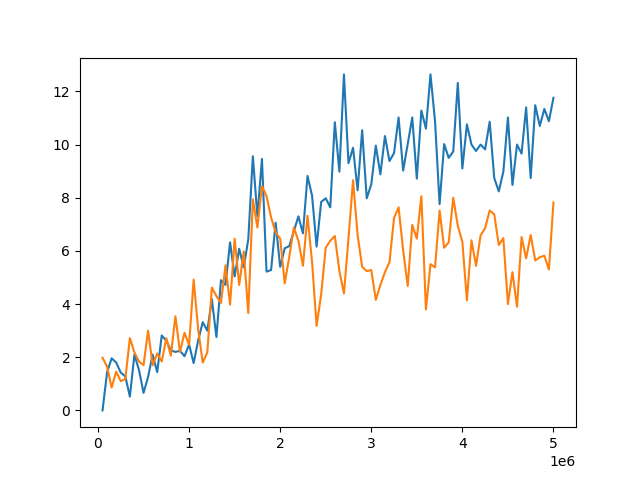

The Python source for this figure:
import torch
import gym
import os
import argparse
import numpy as np
from config import MinAtarConfig
from wrapper import GymMinAtar, OneHotAction, breakoutPOMDP

from evaluator import DreamerV2Evaluator, DQNEvaluator
import matplotlib.pyplot as plt


class TorchFrame(gym.ObservationWrapper):
    def __init__(self, env) -> None:
        super().__init__(env)

    def observation(self, observation):
        return torch.as_tensor(observation)


def main(args):
    np.random.seed(args.seed)
    torch.manual_seed(args.seed)
    if torch.cuda.is_available() and not args.no_cuda:
        device = torch.device("cuda")
        torch.cuda.manual_seed(args.seed)
    else:
        device = torch.device("cpu")
    print("using :", device)

    env = OneHotAction(GymMinAtar(args.env))
    dqn_env = TorchFrame(GymMinAtar(args.env))

    if args.pomdp and args.env == "breakout":
        print("pomdp")
        env = breakoutPOMDP(env)
        dqn_env = TorchFrame(breakoutPOMDP(dqn_env))
    else:
        print("mdp")

    obs_shape = env.observation_space.shape
    action_size = env.action_space.shape[0]
    obs_dtype = bool
    action_dtype = np.float32
    config = MinAtarConfig(
        env=args.env,
        id=args.drm_id,
        obs_shape=obs_shape,
        action_size=action_size,
        obs_dtype=obs_dtype,
        action_dtype=action_dtype,
    )  # dreamer の configを共有

    fig, ax = plt.subplots()

    if args.dqn_id is not None and args.dqn_id != "":
        dqn_result_dir = os.path.join(
            config.model_dir, "{}_{}".format(args.env, args.dqn_id)
        )
        dqn_models_dir = os.path.join(
            dqn_result_dir, "dqn_models"
        )  # dir to save learnt models

        dqn_evaluator = DQNEvaluator(dqn_env, config, device)

        dqn_indices, dqn_scores = dqn_evaluator.evalueate_sequence(
            dqn_result_dir, dqn_models_dir
        )
        dqn_evaluator.close()

        ax.plot(dqn_indices, dqn_scores, label="DDQN")

    if args.drm_id is not None and args.drm_id != "":
        drm_result_dir = os.path.join(
            config.model_dir, "{}_{}".format(args.env, args.drm_id)
        )
        drm_models_dir = os.path.join(
            drm_result_dir, "models"
        )  # dir to save learnt models
        dreamer_evaluator = DreamerV2Evaluator(env, config, device)
        dreamer_indices, dreamer_scores = dreamer_evaluator.evalueate_sequence(
            drm_result_dir, drm_models_dir
        )

        dreamer_evaluator.close()
        ax.plot(dreamer_indices, dreamer_scores, label="DreamerV2")

    plt.savefig("pomdp_eval.png")


if __name__ == "__main__":
    parser = argparse.ArgumentParser()
    parser.add_argument(
        "--env", type=str, default="breakout", help="mini atari env name"
    )
    parser.add_argument("--pomdp", action="store_false", help="Use pomdp environment")
    parser.add_argument(
        "--drm_id", type=str, default="pomdp", help="Dreamerv2 Experiment ID"
    )
    parser.add_argument(
        "--dqn_id", type=str, default="pomdp_dqn_sparse", help="DQN Experiment ID"
    )

    parser.add_argument("--seed", type=int, default=1, help="Random Seed")
    parser.add_argument("--no_cuda", action="store_true", help="Use GPU")
    args = parser.parse_args()
    main(args)
